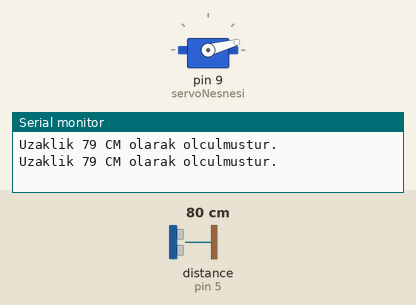
Bench run of a sketch on a simulated Arduino Uno, built with avr-gcc and run on an emulated ATmega328P. On the bench: servo, the last lines printed to the serial monitor. Wiring (inferred from the names in the program): ultrasonic range finder: trigger pin 6; echo pin 5. The inputs (shaded band) are chosen by the test bench; at power-on: distance to the obstacle (sensor on pin 5) 80 cm. The echo pulse lasts 58.3 µs per cm.

Above: at 3.3 s.
3.4 s: distance to the obstacle (sensor on pin 5) set to 97 cm
6.9 s: distance to the obstacle (sensor on pin 5) set to 105 cm
At 7.7 s:
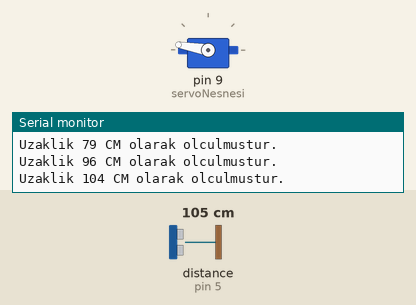
10.2 s: distance to the obstacle (sensor on pin 5) set to 2 cm
At 12.6 s:
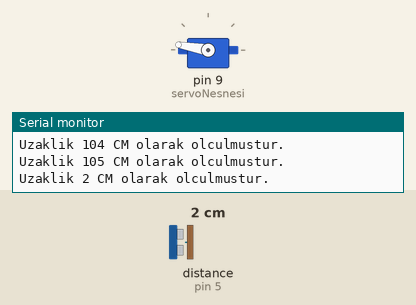
17.1 s: distance to the obstacle (sensor on pin 5) set to 120 cm
At 17.6 s:
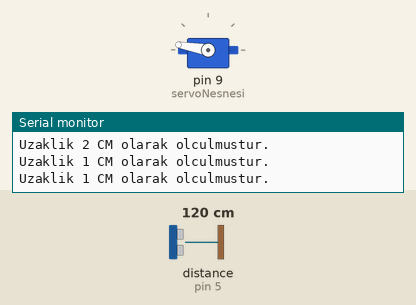
Timing chart, 0 to 20.1 s (numbered marks = the images above; inputs shaded):
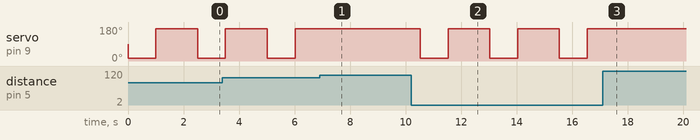

Measured:
- the behaviour switches between 100 and 101 cm on distance to the obstacle (sensor on pin 5) (found by bisection; images 0 and 1)
- after the input at 6.9 s, servo on pin 9 (servoNesnesi): stays 170° (without the input it goes to 15° after 0.62 s)
- after the input at 10.2 s, servo on pin 9 (servoNesnesi): alternates 170° for 1.5 s and 15° for 1.0 s, starting after 0.33 s
- after the input at 17.1 s, servo on pin 9 (servoNesnesi): stays 170° (without the input it goes to 15° after 0.94 s)

The sketch:

catSprayer.ino
```cpp
#include <Servo.h>  /* Servo kutuphanesi projeye dahil edildi */
Servo servoNesnesi;  /* servo motor nesnesi yaratildi */

int trigPin = 6; /* Sensorun trig pini Arduinonun 6 numaralı ayağına bağlandı */
int echoPin = 5;  /* Sensorun echo pini Arduinonun 7 numaralı ayağına bağlandı */

long sure;
long uzaklik;


void setup() {
  // put your setup code here, to run once:
  servoNesnesi.attach(9);
 pinMode(trigPin, OUTPUT); /* trig pini çıkış olarak ayarlandı */
  pinMode(echoPin,INPUT); /* echo pini giriş olarak ayarlandı */
  Serial.begin(9600); /* Seri haberlesme baslatildi */
}

void loop() {
digitalWrite(trigPin, LOW); /* sensör pasif hale getirildi */
  delayMicroseconds(5);
  digitalWrite(trigPin, HIGH); /* Sensore ses dalgasının üretmesi için emir verildi */
  delayMicroseconds(10);
  digitalWrite(trigPin, LOW);  /* Yeni dalgaların üretilmemesi için trig pini LOW konumuna getirildi */
  sure = pulseIn(echoPin, HIGH); /* ses dalgasının geri dönmesi için geçen sure ölçülüyor */
  uzaklik= sure /29.1/2; /* ölçülen sure uzaklığa çevriliyor */
  Serial.print("Uzaklik ");
  Serial.print(uzaklik); /* hesaplanan uzaklık bilgisayara aktarılıyor */
  Serial.println(" CM olarak olculmustur.");
  if(uzaklik < 100){
    servoNesnesi.write(15);
      delay(1000);
    servoNesnesi.write(170);
  }
  delay(1500);

}
```
